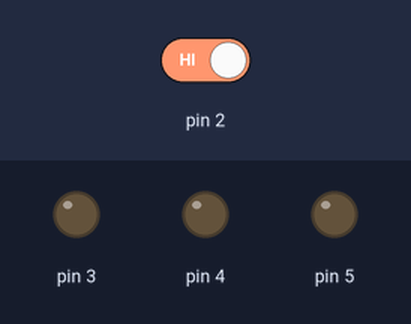
The sketch below on a simulated Arduino Uno, built with avr-gcc and run on an emulated ATmega328P. Parts: output pins drawn as LEDs (lit = HIGH). Dashed ring = blinking. The test bench sets the inputs (shaded band); at power-on: pin 2 HIGH.

Above: at 10.8 s.
10.9 s: pin 2 driven LOW
At 12.99 s:
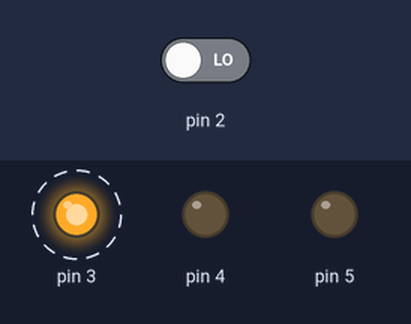
20.5 s: pin 2 driven HIGH
At 20.68 s:
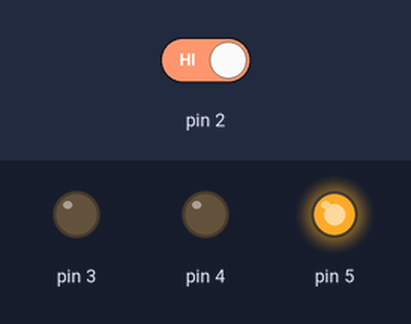
At 29.3 s:
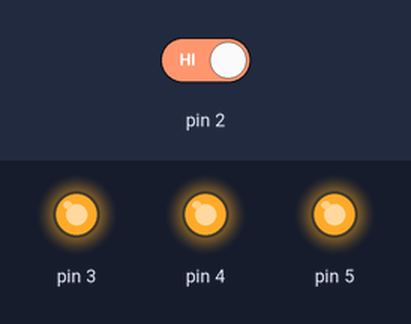
Timing chart, 0 to 36.1 s (numbered marks = the images above; inputs shaded):
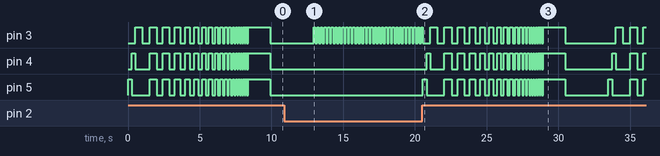

Measured:
- after the input at 10.9 s, pin 4, pin 5: stops changing and stays LOW
- after the input at 20.5 s, pin 4: LOW → HIGH after 0.31 s, → LOW 0.25 s later, → HIGH 1.0 s later, → LOW 0.50 s later, … (47 changes in this stretch); pin 5: LOW → HIGH after 0.06 s, → LOW 0.25 s later, → HIGH 1.3 s later, → LOW 0.50 s later, … (47 changes in this stretch)

The sketch:

sketch_jan12b.ino
```cpp
int switchState = 0;

int greenState = HIGH;

void setup()
{

  pinMode(2, INPUT);
  pinMode(3, OUTPUT);
  pinMode(4, OUTPUT);
  pinMode(5, OUTPUT);
}

void setAll(int state)
{
  for (int n = 3; n < 6; n++)
  {
    digitalWrite(n, state);
  }
}

void loop()
{

  switchState = digitalRead(2);

  if (switchState == LOW)
  {
    digitalWrite(3, greenState);
    digitalWrite(4, LOW);
    digitalWrite(5, LOW);

    // Set up the green for the next frame
    if (greenState == LOW)
    {
      greenState = HIGH;
    }
    else
    {
      greenState = LOW;
    }

    delay(125);
  }
  else
  {
    digitalWrite(3, LOW);
    digitalWrite(4, LOW);
    digitalWrite(5, HIGH);

    delay(250);

    digitalWrite(4, HIGH);
    digitalWrite(5, LOW);

    delay(250);

    digitalWrite(3, HIGH);
    digitalWrite(4, LOW);

    delay(500);

    int delayTime = 500;
    for (int count = 0; count < 20; count++)
    {
      setAll(LOW);
      delay(delayTime);
      setAll(HIGH);
      delay(delayTime);

      delayTime = delayTime / 1.14;
    }

    setAll(HIGH);
    delay(1500);

    setAll(LOW);
    delay(3000);
  }
}
```
